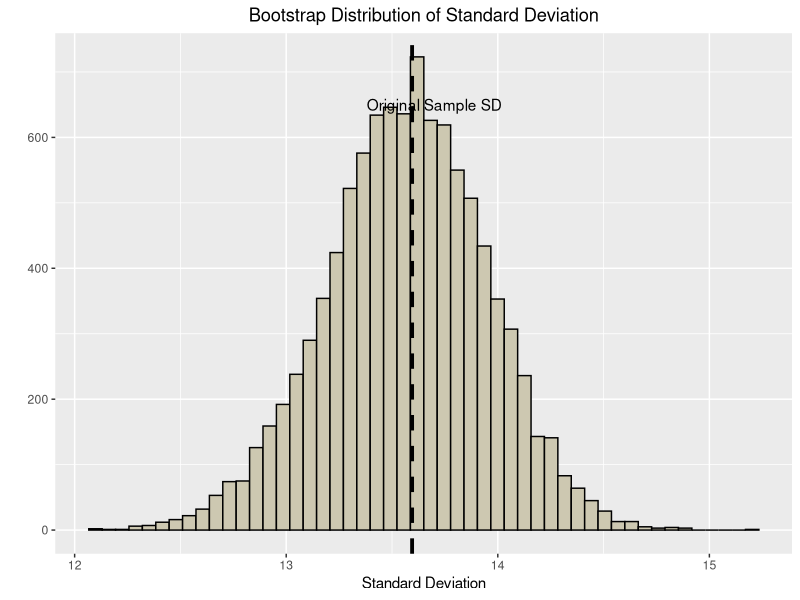

Source code (R):
## ---- chunk 1
knitr::opts_chunk$set(echo = TRUE)
## ---- chunk 2
library(ggplot2)
dat <- faithful$waiting
sd_dat <- sd(dat)

N <- 10000
boot_var <- rep(0, N)

for (i in 1:N) {
  boot_dat <- sample(dat, size=length(dat), replace=TRUE)   
  boot_var[i] <- sd(boot_dat)
}

ggplot() + geom_histogram(aes(boot_var),
                          bins=50,
                          color="black",
                          fill="cornsilk3") +
  geom_vline(xintercept=sd_dat, size=1.3,
             linetype='dashed')   + 
  annotate('text', x=13.7, 
           y=650, label='Original Sample SD') +  
  xlab('Standard Deviation') + ylab('') + 
  ggtitle('Bootstrap Distribution of Standard Deviation') +
  theme(plot.title = element_text(hjust = 0.5))


## ---- chunk 3
print(paste('The boostrap estimate of the variance is ', var(boot_var)))
## ---- chunk 4
print(paste('The boostrap estimate of the MSE is ', mean((boot_var-sd_dat)^2)))
## ---- chunk 5
CI <- c(sd_dat-qnorm(0.975)*sd(boot_var), sd_dat+qnorm(0.975)*sd(boot_var))
print(paste('The 95% CI using asymptotic normality is ', CI[1], ',', CI[2]))
## ---- chunk 6
CI <- quantile(boot_var, c(0.025,0.975))
print(paste('The 95% CI using quantile ', CI[1], ',', CI[2]))
## ---- chunk 7
print(paste('The p-value is ', t.test(boot_var, rep(15,N))$p.value, ', which means we reject the null hypothesis'))

## ---- chunk 8
table <- UCBAdmissions[,,1]
# Mark 12=Male got admitted, 22=Female got admitted, 11=Male got rejected, 21=Female got rejected.
dat <- c(rep(12,table[1,1]), rep(22, table[1,2]), rep(11, table[2,1]), rep(21, table[2,2]))
or <- (length(dat[dat==12])*length(dat[dat==21]))/(length(dat[dat==22])*length(dat[dat==11]))

N <- 10000
boot_or <- rep(0, N)

for (i in 1:N) {
  boot_dat <- sample(dat, size=length(dat), replace=TRUE)   
  boot_or[i] <- (length(boot_dat[boot_dat==12])*length(boot_dat[boot_dat==21]))/(length(boot_dat[boot_dat==22])*length(boot_dat[boot_dat==11]))
}

print(paste('The MSE is ', mean((boot_or-or)^2)))
## ---- chunk 9
print(paste('The p-value is ', t.test(boot_var, rep(1,N))$p.value, ', which means we reject the null hypothesis'))
